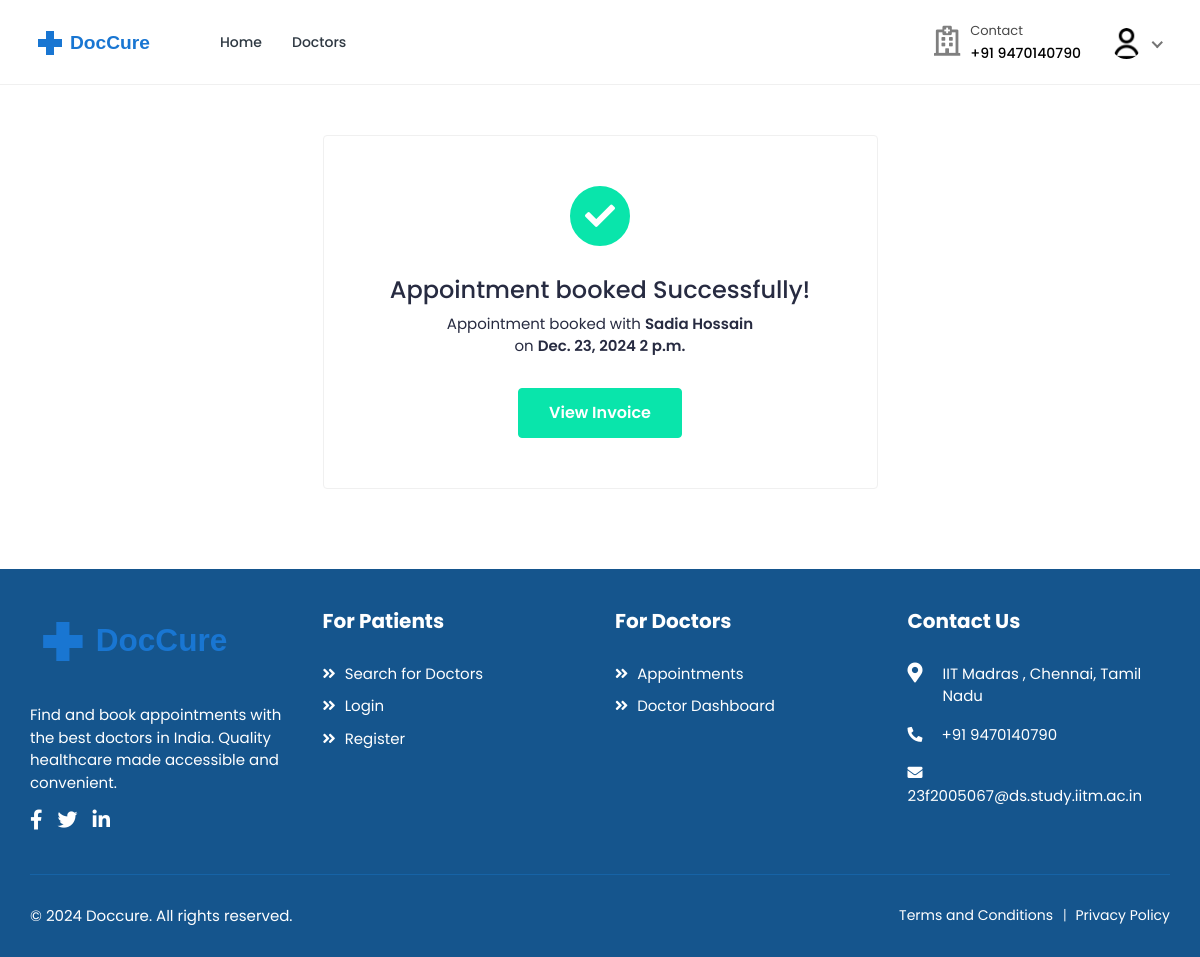
Screenshot of /bookings/1/success/ (signed in) with the database file from the repository.
### accounts/models.py (models this page shows, shortened)
class User(AbstractUser):
    class RoleChoices(models.TextChoices):
        DOCTOR = "doctor", "Doctor"
        PATIENT = "patient", "Patient"
    username = models.CharField(max_length=30, unique=True)
    role = models.CharField(
        choices=RoleChoices.choices,
        max_length=20,
        default="patient",
        error_messages={"required": "Role must be provided"},
    )
    email = models.EmailField(
        blank=True,
        error_messages={
            "unique": "A user with that email already exists.",
        },
    )
    first_name = models.CharField(max_length=150, blank=True)
    last_name = models.CharField(max_length=150, blank=True)
    registration_number = models.IntegerField(null=True, blank=True)
    USERNAME_FIELD = "username"
    REQUIRED_FIELDS = []
    objects = CustomUserManager()
    def get_full_name(self):
        full_name = "%s %s" % (self.first_name, self.last_name)
        return full_name.strip() or self.username

class Profile(models.Model):
    user = models.OneToOneField(
        User, on_delete=models.CASCADE, related_name="profile"
    )
    avatar = models.ImageField(
        default="defaults/user.png", upload_to=profile_photo_directory_path
    )
    phone = models.CharField(max_length=20, blank=True, null=True)
    dob = models.DateField(blank=True, null=True)
    about = models.TextField(blank=True, null=True)
    specialization = models.CharField(max_length=255, blank=True, null=True)
    gender = models.CharField(
        max_length=10,
        choices=[("male", "Male"), ("female", "Female"), ("other", "Other")],
        blank=True,
    )
    address = models.TextField(blank=True, null=True)
    city = models.CharField(max_length=100, blank=True)
    state = models.CharField(max_length=100, blank=True)
    postal_code = models.CharField(max_length=20, blank=True)
    country = models.CharField(max_length=100, blank=True)
    price_per_consultation = models.DecimalField(
        max_digits=10, decimal_places=2, null=True, blank=True
    )
    is_available = models.BooleanField(default=True)
    blood_group = models.CharField(
        max_length=5,
        choices=[
            ("A+", "A+"),
            ("A-", "A-"),
            ("B+", "B+"),
            ("B-", "B-"),
            ("O+", "O+"),
            ("O-", "O-"),
            ("AB+", "AB+"),
            ("AB-", "AB-"),
        ],
        blank=True,
        null=True,
    )
    allergies = models.TextField(blank=True, null=True)
    medical_conditions = models.TextField(blank=True, null=True)
    @property
    def image(self):
        return (
            self.avatar.url
            if self.avatar.storage.exists(self.avatar.name)
            else "{}defaults/user.png".format(settings.MEDIA_URL)
        )

### bookings/models.py (models this page shows, shortened)
class Booking(models.Model):
    doctor = models.ForeignKey(
        settings.AUTH_USER_MODEL,
        on_delete=models.CASCADE,
        related_name="appointments",
        limit_choices_to={"role": "doctor"},
    )
    patient = models.ForeignKey(
        settings.AUTH_USER_MODEL,
        on_delete=models.CASCADE,
        related_name="patient_appointments",
        limit_choices_to={"role": "patient"},
    )
    appointment_date = models.DateField()
    appointment_time = models.TimeField()
    booking_date = models.DateTimeField(auto_now_add=True)
    status = models.CharField(
        max_length=20,
        choices=[
            ("pending", "Pending"),
            ("confirmed", "Confirmed"),
            ("completed", "Completed"),
            ("cancelled", "Cancelled"),
            ("no_show", "No Show"),
        ],
        default="pending",
    )
    class Meta:
        ordering = ["-appointment_date", "-appointment_time"]
        unique_together = ["doctor", "appointment_date", "appointment_time"]

### bookings/views.py (the view)
class BookingSuccessView(LoginRequiredMixin, TemplateView):
    template_name = "bookings/booking-success.html"
    def get_context_data(self, **kwargs):
        context = super().get_context_data(**kwargs)
        context["booking"] = Booking.objects.get(id=kwargs["booking_id"])
        return context

### accounts/managers.py (called while the page is built)
    def get(self, *args, **kwargs):
        return super().select_related("profile").get(*args, **kwargs)

### templates/bookings/booking-success.html (shortened to what this page needs)
{% extends "base.html" %}
{% load static %}
{% block content %}
<div class="content success-page-cont">
    <div class="container-fluid">
        <div class="row justify-content-center">
            <div class="col-lg-6">
                <div class="card success-card">
                    <div class="card-body">
                        <div class="success-cont">
                            <i class="fas fa-check"></i>
                            <h3>Appointment booked Successfully!</h3>
                            <p>Appointment booked with <strong>{{ booking.doctor.get_full_name }}</strong><br> on <strong>{{ booking.appointment_date }} {{ booking.appointment_time }}</strong></p>
                            <a href="{% url 'bookings:booking-invoice' booking.id %}" class="btn btn-primary view-inv-btn">View Invoice</a>
                        </div>
                    </div>
                </div>
            </div>
        </div>
    </div>
</div>
{% endblock %}

### templates/includes/navbar.html (shortened to what this page needs)
{% load static %}
<header class="header">
    <nav class="navbar navbar-expand-lg header-nav">
        <div class="navbar-header">
            <a href="{% url 'core:home' %}" class="navbar-brand logo">
                <img src="{% static 'assets/img/logo2.svg' %}" class="img-fluid" alt="Logo">
            </a>
        </div>
        <div class="main-menu-wrapper">
            <ul class="main-nav">
                <li {% if request.path == '/' %}class="active"{% endif %}>
                    <a href="{% url 'core:home' %}">Home</a>
                </li>
                <li class="has-submenu{% if request.path == '/doctors/' %} active {% endif %}">
                    <a href="{% url 'doctors:list' %}">Doctors</a>
                </li>
            </ul>
        </div>
        <ul class="nav header-navbar-rht">
            <li class="nav-item contact-item">
                <div class="header-contact-img">
                    <i class="far fa-hospital"></i>
                </div>
                <div class="header-contact-detail">
                    <p class="contact-header">Contact</p>
                    <p class="contact-info-header"> +91 9470140790</p>
                </div>
            </li>
            {% if not user.is_authenticated %}
                <li class="nav-item">
                    <a class="nav-link header-login" href="{% url 'accounts:login' %}">Login / Signup </a>
                </li>
            {% else %}
                <li class="nav-item dropdown has-arrow logged-item">
                    <a href="#" class="dropdown-toggle nav-link" data-toggle="dropdown">
                        <span class="user-img">
                            <img class="rounded-circle" src="{{ user.profile.image }}" width="31" alt="{{ user.username }}">
                        </span>
                    </a>
                </li>
            {% endif %}
        </ul>
    </nav>
</header>

### rows the page displays
User: profile.image (placeholder picture)
Booking: doctor.get_full_name "Sadia Hossain", appointment_date "Dec. 23, 2024", appointment_time "2 p.m."
